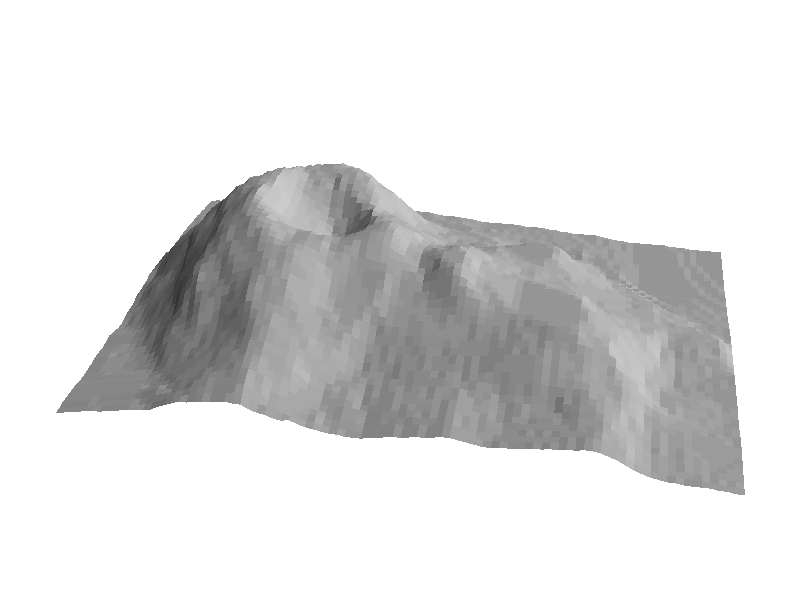
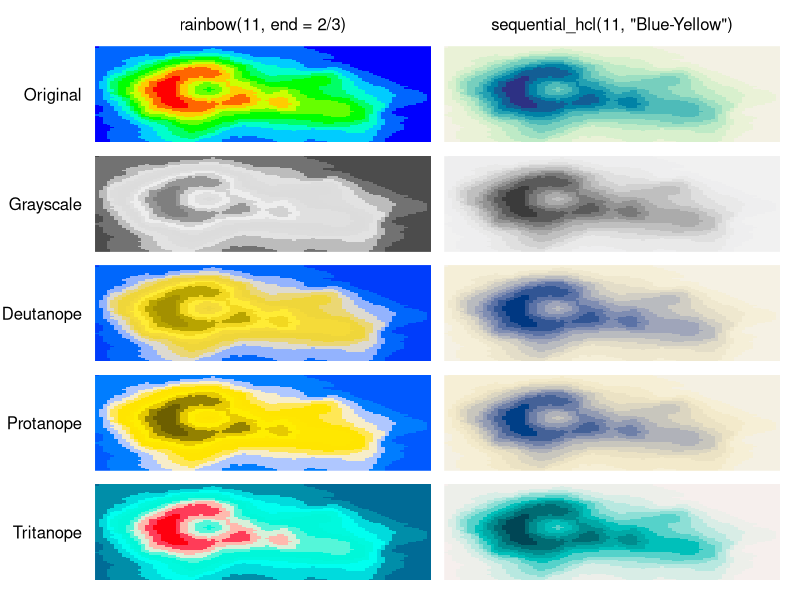
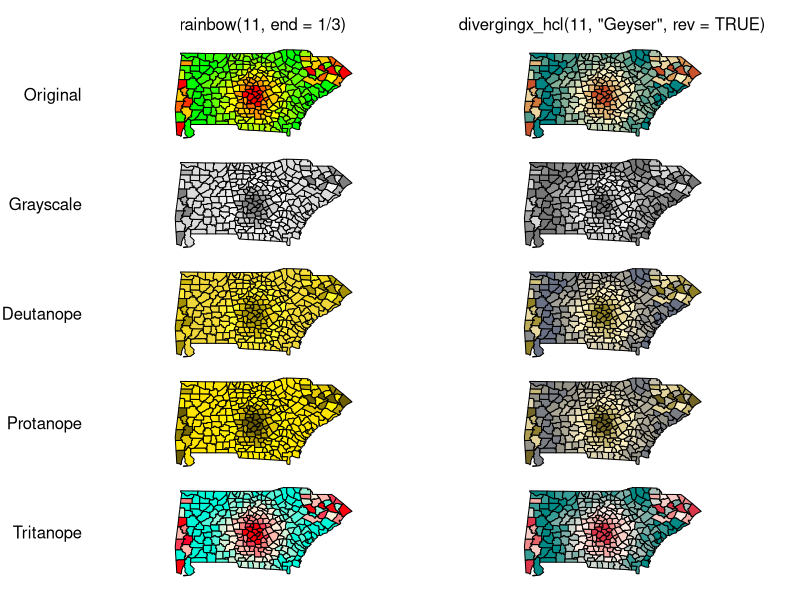

Write R code to recreate these figures, in order.
## ---- chunk 1
library("colorspace")
## ---- chunk 2
rainbow(11, end = 2/3)
deutan(rainbow(11, end = 2/3))
## ---- chunk 3
z <- 2 * volcano
x <- 10 * (1:nrow(z))
y <- 10 * (1:ncol(z))
par(mar = rep(0, 4))
persp(x, y, z, theta = 10, phi = 30, col = "lightgray", scale = FALSE,
  ltheta = 100, shade = 0.5, border = NA, box = FALSE)
## ---- chunk 4
par(mfrow = c(5, 2), mar = rep(0.5, 4), oma = c(1, 6.7, 3, 1), las = 1)
rain <- rainbow(11, end = 2/3)
blyl <- sequential_hcl(11, "Blue-Yellow")
demoplot(rain, "heatmap")
mtext("Original", side = 2, line = 1)
mtext("rainbow(11, end = 2/3)", line = 1)
demoplot(blyl, "heatmap")
mtext("sequential_hcl(11, \"Blue-Yellow\")", line = 1)
demoplot(desaturate(rain), "heatmap")
mtext("Grayscale", side = 2, line = 1)
demoplot(desaturate(blyl), "heatmap")
demoplot(deutan(rain), "heatmap")
mtext("Deutanope", side = 2, line = 1)
demoplot(deutan(blyl), "heatmap")
demoplot(protan(rain), "heatmap")
mtext("Protanope", side = 2, line = 1)
demoplot(protan(blyl), "heatmap")
demoplot(tritan(rain), "heatmap")
mtext("Tritanope", side = 2, line = 1)
demoplot(tritan(blyl), "heatmap")
## ---- chunk 5
par(mfrow = c(5, 2), mar = rep(0.5, 4), oma = c(1, 6.7, 3, 1), las = 1)
rain <- rainbow(11, end = 1/3)
gysr <- divergingx_hcl(11, "Geyser", rev = TRUE)
demoplot(rain, "map")
mtext("Original", side = 2, line = 1)
mtext("rainbow(11, end = 1/3)", line = 1)
demoplot(gysr, "map")
mtext("divergingx_hcl(11, \"Geyser\", rev = TRUE)", line = 1)
demoplot(desaturate(rain), "map")
mtext("Grayscale", side = 2, line = 1)
demoplot(desaturate(gysr), "map")
demoplot(deutan(rain), "map")
mtext("Deutanope", side = 2, line = 1)
demoplot(deutan(gysr), "map")
demoplot(protan(rain), "map")
mtext("Protanope", side = 2, line = 1)
demoplot(protan(gysr), "map")
demoplot(tritan(rain), "map")
mtext("Tritanope", side = 2, line = 1)
demoplot(tritan(gysr), "map")
